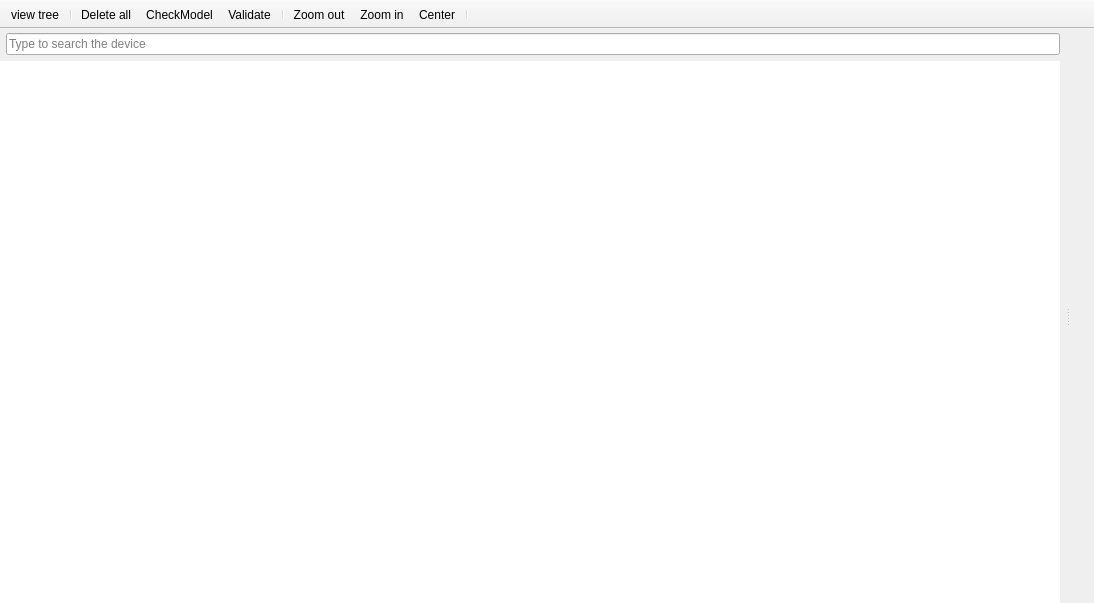
<?xml version="1.0" encoding="UTF-8"?>
<ui version="4.0">
 <class>DynamicEditorWorkspaceWindow</class>
 <widget class="QMainWindow" name="DynamicEditorWorkspaceWindow">
  <property name="geometry">
   <rect>
    <x>0</x>
    <y>0</y>
    <width>1094</width>
    <height>603</height>
   </rect>
  </property>
  <property name="windowTitle">
   <string>Dynamic Editor Workspace</string>
  </property>
  <widget class="QWidget" name="centralwidget">
   <layout class="QVBoxLayout" name="verticalLayout">
    <property name="leftMargin">
     <number>0</number>
    </property>
    <property name="topMargin">
     <number>0</number>
    </property>
    <property name="rightMargin">
     <number>0</number>
    </property>
    <property name="bottomMargin">
     <number>0</number>
    </property>
    <item>
     <widget class="QSplitter" name="splitter">
      <property name="orientation">
       <enum>Qt::Orientation::Horizontal</enum>
      </property>
      <widget class="QFrame" name="treeFrame">
       <property name="frameShape">
        <enum>QFrame::Shape::NoFrame</enum>
       </property>
       <property name="frameShadow">
        <enum>QFrame::Shadow::Raised</enum>
       </property>
       <layout class="QVBoxLayout" name="verticalLayout_2">
        <property name="leftMargin">
         <number>0</number>
        </property>
        <property name="topMargin">
         <number>4</number>
        </property>
        <property name="rightMargin">
         <number>6</number>
        </property>
        <property name="bottomMargin">
         <number>0</number>
        </property>
        <item>
         <widget class="QFrame" name="frame_2">
          <property name="frameShape">
           <enum>QFrame::Shape::NoFrame</enum>
          </property>
          <property name="frameShadow">
           <enum>QFrame::Shadow::Raised</enum>
          </property>
          <layout class="QHBoxLayout" name="horizontalLayout_2">
           <property name="leftMargin">
            <number>6</number>
           </property>
           <property name="topMargin">
            <number>0</number>
           </property>
           <property name="rightMargin">
            <number>0</number>
           </property>
           <property name="bottomMargin">
            <number>0</number>
           </property>
           <item>
            <widget class="QLineEdit" name="searchInTreeLineEdit">
             <property name="placeholderText">
              <string>Type to search the device</string>
             </property>
            </widget>
           </item>
          </layout>
         </widget>
        </item>
        <item>
         <widget class="QTreeView" name="treeView">
          <property name="frameShape">
           <enum>QFrame::Shape::NoFrame</enum>
          </property>
         </widget>
        </item>
       </layout>
      </widget>
      <widget class="QFrame" name="editorFrame">
       <property name="frameShape">
        <enum>QFrame::Shape::NoFrame</enum>
       </property>
       <property name="frameShadow">
        <enum>QFrame::Shadow::Raised</enum>
       </property>
       <layout class="QVBoxLayout" name="verticalLayout_3">
        <property name="leftMargin">
         <number>6</number>
        </property>
        <property name="topMargin">
         <number>0</number>
        </property>
        <property name="rightMargin">
         <number>0</number>
        </property>
        <property name="bottomMargin">
         <number>0</number>
        </property>
        <item>
         <layout class="QVBoxLayout" name="editorFrameLayout"/>
        </item>
       </layout>
      </widget>
     </widget>
    </item>
   </layout>
  </widget>
  <widget class="QToolBar" name="toolBar">
   <property name="windowTitle">
    <string>toolBar</string>
   </property>
   <property name="movable">
    <bool>false</bool>
   </property>
   <property name="floatable">
    <bool>false</bool>
   </property>
   <attribute name="toolBarArea">
    <enum>TopToolBarArea</enum>
   </attribute>
   <attribute name="toolBarBreak">
    <bool>false</bool>
   </attribute>
   <addaction name="actionview_tree"/>
   <addaction name="separator"/>
   <addaction name="action_delete_all"/>
   <addaction name="block_editor_actionCheckModel"/>
   <addaction name="actionValidate"/>
   <addaction name="separator"/>
   <addaction name="actionZoom_out"/>
   <addaction name="actionZoom_in"/>
   <addaction name="actionCenter"/>
   <addaction name="separator"/>
  </widget>
  <action name="block_editor_actionCheckModel">
   <property name="icon">
    <iconset resource="../Icons/icons.qrc">
     <normaloff>:/Icons/icons/magnifying_glass2.png</normaloff>:/Icons/icons/magnifying_glass2.png</iconset>
   </property>
   <property name="text">
    <string>CheckModel</string>
   </property>
   <property name="toolTip">
    <string>Inspect model</string>
   </property>
   <property name="menuRole">
    <enum>QAction::MenuRole::NoRole</enum>
   </property>
  </action>
  <action name="actionCenter">
   <property name="icon">
    <iconset resource="../Icons/icons.qrc">
     <normaloff>:/Icons/icons/resize.png</normaloff>:/Icons/icons/resize.png</iconset>
   </property>
   <property name="text">
    <string>Center</string>
   </property>
   <property name="menuRole">
    <enum>QAction::MenuRole::NoRole</enum>
   </property>
  </action>
  <action name="actionZoom_in">
   <property name="icon">
    <iconset resource="../Icons/icons.qrc">
     <normaloff>:/Icons/icons/zoom_in.png</normaloff>:/Icons/icons/zoom_in.png</iconset>
   </property>
   <property name="text">
    <string>Zoom in</string>
   </property>
   <property name="menuRole">
    <enum>QAction::MenuRole::NoRole</enum>
   </property>
  </action>
  <action name="actionZoom_out">
   <property name="icon">
    <iconset resource="../Icons/icons.qrc">
     <normaloff>:/Icons/icons/zoom_out.png</normaloff>:/Icons/icons/zoom_out.png</iconset>
   </property>
   <property name="text">
    <string>Zoom out</string>
   </property>
   <property name="menuRole">
    <enum>QAction::MenuRole::NoRole</enum>
   </property>
  </action>
  <action name="action_delete_all">
   <property name="enabled">
    <bool>true</bool>
   </property>
   <property name="icon">
    <iconset resource="../Icons/icons.qrc">
     <normaloff>:/Icons/icons/new.png</normaloff>:/Icons/icons/new.png</iconset>
   </property>
   <property name="text">
    <string>Delete all</string>
   </property>
   <property name="toolTip">
    <string>Delete all blocks to start from scratch.</string>
   </property>
   <property name="menuRole">
    <enum>QAction::MenuRole::NoRole</enum>
   </property>
  </action>
  <action name="actionValidate">
   <property name="icon">
    <iconset resource="../Icons/icons.qrc">
     <normaloff>:/Icons/icons/check_all.png</normaloff>:/Icons/icons/check_all.png</iconset>
   </property>
   <property name="text">
    <string>Validate</string>
   </property>
   <property name="menuRole">
    <enum>QAction::MenuRole::NoRole</enum>
   </property>
  </action>
  <action name="actionview_tree">
   <property name="icon">
    <iconset resource="../Icons/icons.qrc">
     <normaloff>:/Icons/icons/tree.png</normaloff>:/Icons/icons/tree.png</iconset>
   </property>
   <property name="text">
    <string>view tree</string>
   </property>
   <property name="menuRole">
    <enum>QAction::MenuRole::NoRole</enum>
   </property>
  </action>
 </widget>
 <resources>
  <include location="../Icons/icons.qrc"/>
 </resources>
 <connections/>
</ui>
